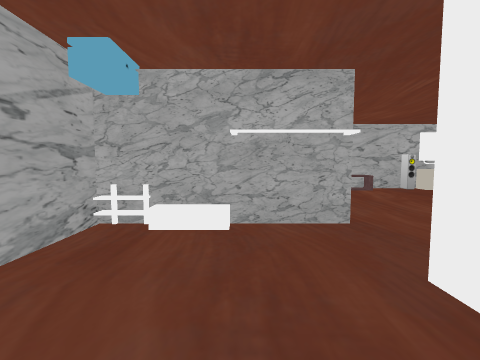
View 1 (above)

20 first-person views from a walk through a scene from a Unity 3-D project. The camera is 1.5 m above the floor, tilts 4° down and sees 90° across. The floor is counted in squares, 1 m on a side. Each view is taken from the middle of a square. On the plan, view 1 faces up. The plan holds only what a view shows up to about 13 squares ahead; the rest is blank. The place goes on beyond the plan. The player character is not drawn. Some surface patterns are stand-ins.

View 2
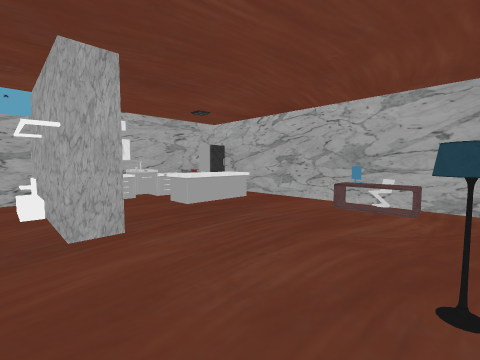

View 3
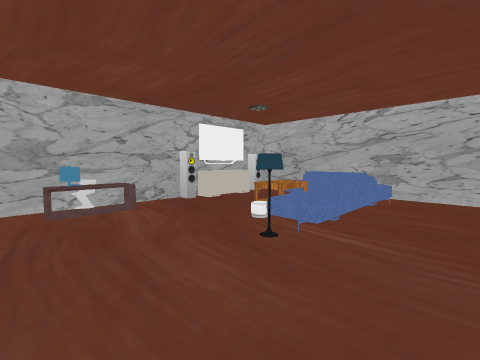

View 4
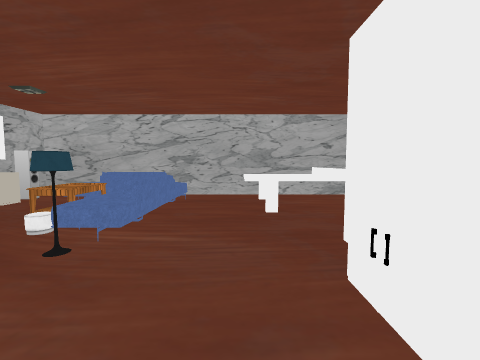

View 5
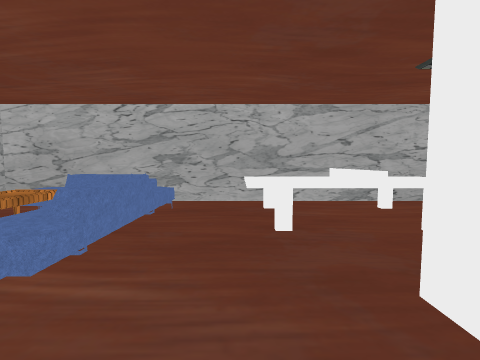

View 6
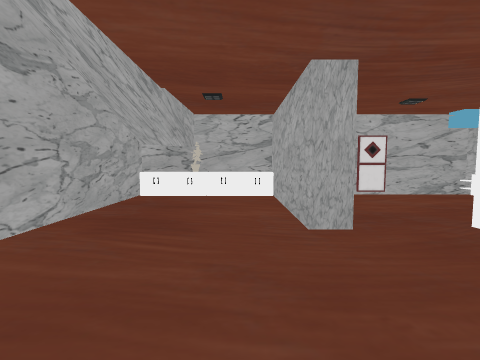

View 7
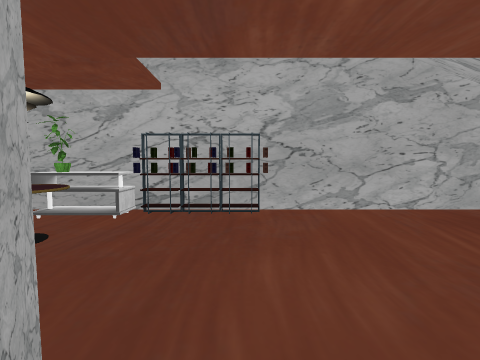

View 8
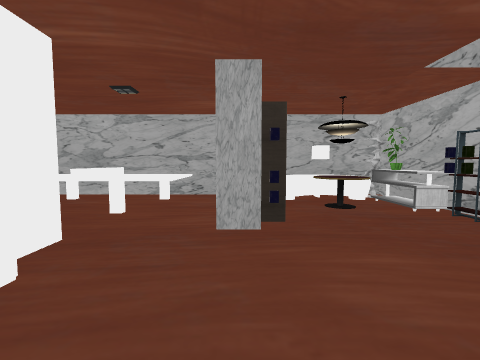

View 9
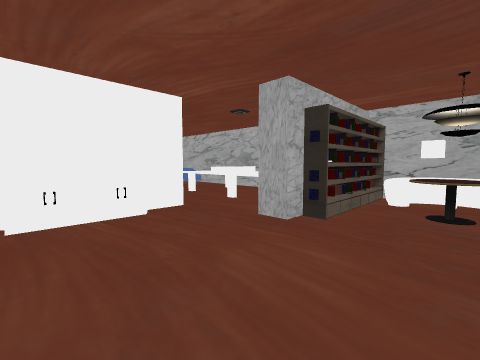

View 10
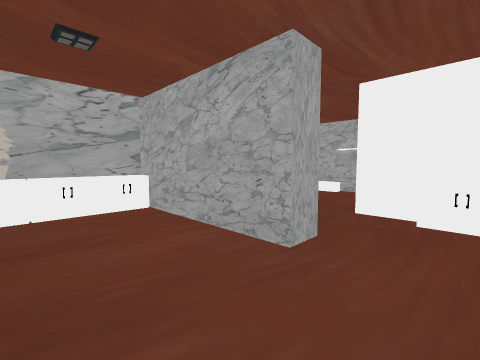

View 11
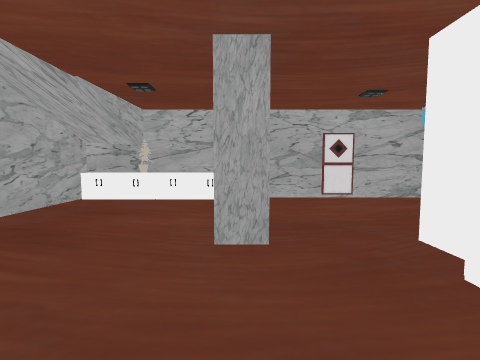

View 12
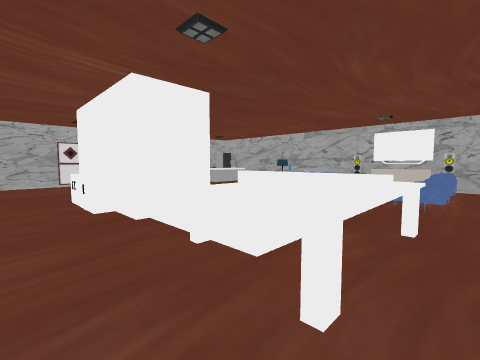

View 13
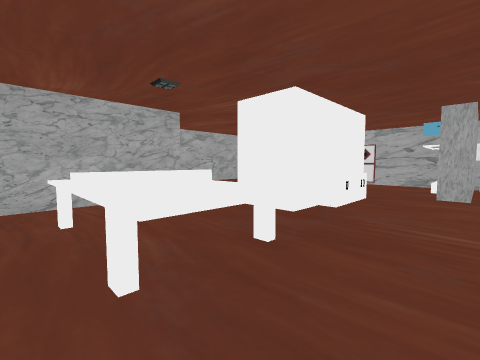

View 14
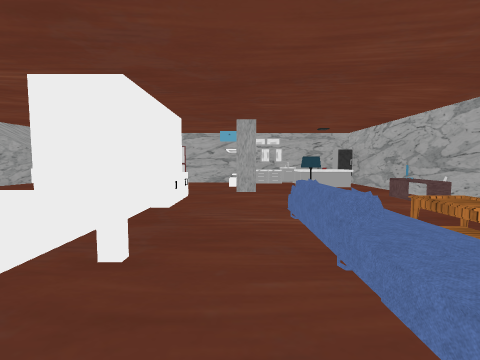

View 15
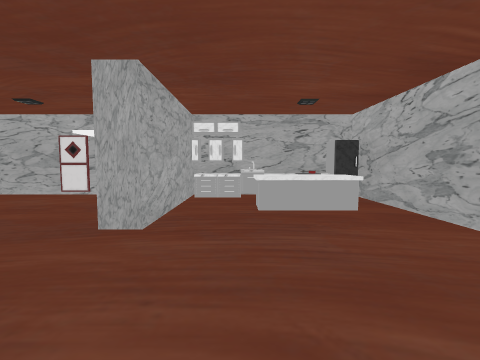

View 16
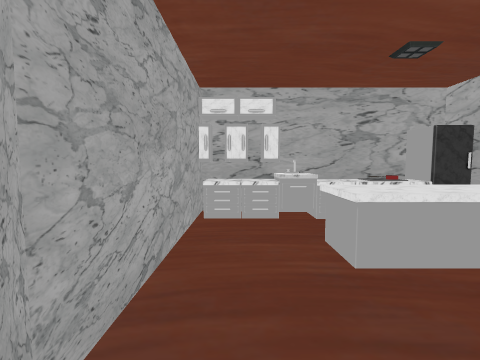

View 17
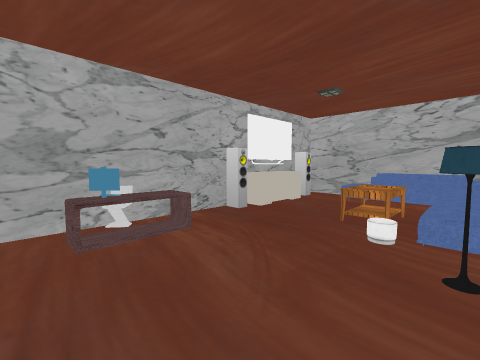

View 18
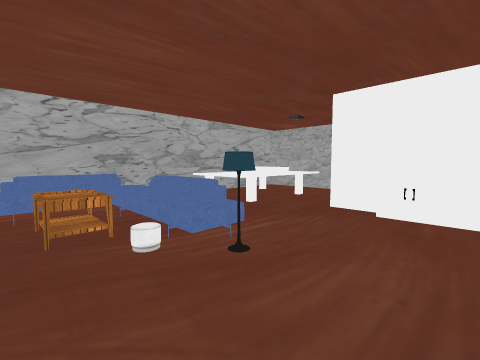

View 19
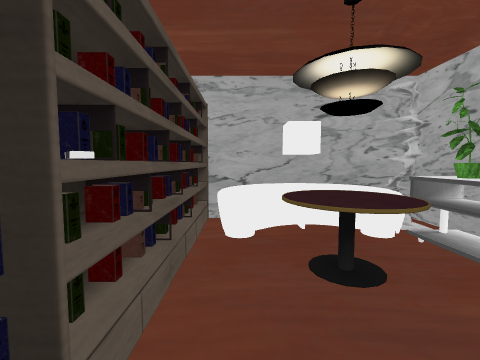

View 20
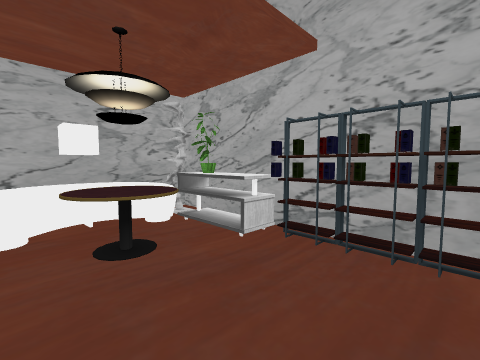

### Floor plan
Points are (right, up) in squares from view 1. A wall is a line through its corners. A room is listed if a view was taken in it or the views show most of it. See-through windows are left out.
Room 1 (views 1, 2, 3, 4, 5, 6, 7, 8, 9, 10, 11, 12, 13, 14, 15, 16, 17, 18, 19, 20)
walls: (6.4, 3) (8.6, 3) (8.6, 0.5) (2.4, 0.5); (2.4, 2.2) (2.4, 3) (4.6, 3); (2.7, -2.4) (2.7, -3.5) (-3.5, -3.5) (-3.5, -9.7) (15.5, -9.7) (15.5, -4.1); (10.1, -3.5) (9.3, -3.5) (9.3, -2.5) (15.1, -2.5); (11.5, -3.5) (11, -3.5); (-2.4, 6.8) (2.7, 6.8) (2.7, 5.8) (-2.5, 5.8); (-3.3, 1.9) (-3.3, 0.5); (-3.5, 5.9) (-3.5, -2.5); (15.5, -2.5) (15.5, 14.3) (13.4, 14.3); (9.9, 13.5) (9.5, 13.5); (9.8, 14.3) (-1.5, 14.3); (14.2, 13.5) (13.7, 13.5) (13.7, 14.1); (-2.8, -7.3) (-2.8, -9.6); (-3.5, 13.2) (-3.5, 6.8)
objects: other object (-3, -7); other object (-3, -6) to (-3, -4); cabinet (-3, 8); cabinet (-3, 9); cabinet (-3, 10) to (-2, 11); stove (-3, 12) to (-2, 12); fridge (-3, 13) to (-2, 14); cabinet (-2, 8); sink (-2, 9); table (0, 10) to (1, 13); other object (4, 0) to (7, 0); other object (4, 3) to (6, 4); other object (5, 13); other object (6, 13) to (6, 14); desk (7, 13); books (8, -9); lamp (8, 8); bookshelf (9, -9); sofa (9, 7) to (13, 9); bookshelf (10, -9); books (10, -4); table (10, 10) to (12, 10); books (11, -9); other object (11, -4); table (11, -1) to (14, 5); TV (11, 14) to (12, 14); other object (12, -9) to (14, -8); table (12, -7) to (13, -6); books (12, -4); other object (13, -9); other object (13, -6); books (13, -4); sofa (13, 7) to (14, 12); TV (13, 14); sofa (14, -8) to (15, -5); books (14, -4); other object (15, -9); other object (15, -4)

Where each view was taken, in squares from view 1:
view 1: 0 up, 0 right, facing up
view 2: 5 up, 8 right, facing up-left
view 3: 5 up, 4 right, facing up-right
view 4: 5 up, 4 right, facing right
view 5: 5 up, 6 right, facing right
view 6: 5 down, 8 right, facing left
view 7: 2 down, 8 right, facing down
view 8: 3 down, 4 right, facing right
view 9: 7 down, 4 right, facing up-right
view 10: 7 down, 5 right, facing up-left
view 11: 3 down, 7 right, facing left
view 12: 2 down, 15 right, facing up-left
view 13: 7 up, 15 right, facing down-left
view 14: 6 up, 15 right, facing left
view 15: 9 up, 8 right, facing left
view 16: 8 up, 4 right, facing left
view 17: 8 up, 4 right, facing up-right
view 18: 11 up, 5 right, facing down-right
view 19: 5 down, 9 right, facing right
view 20: 5 down, 8 right, facing down-right
